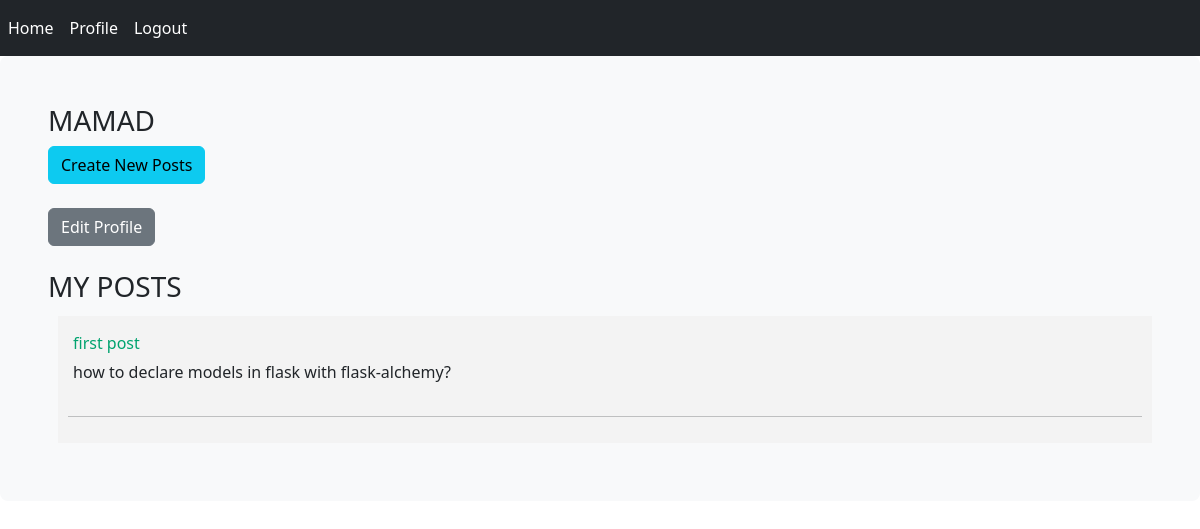
Screenshot of /profile/1 (signed in) with the database file from the repository.
### blog/models.py (models this page shows, shortened)
class User(UserMixin, db.Model):
    id = db.Column(db.Integer, primary_key=True)
    username = db.Column(db.String(30), unique=True,nullable=False)
    email = db.Column(db.String(45), unique=True, nullable=False)
    password = db.Column(db.String(30), nullable=False)
    posts = db.relationship('Post', backref='author', lazy=True)

class Post(db.Model):
    id = db.Column(db.Integer, primary_key=True)
    title = db.Column(db.String(120),nullable=False)
    date = db.Column(db.DateTime, default=datetime.now)
    content = db.Column(db.Text, nullable=False)
    user_id = db.Column(db.Integer, db.ForeignKey('user.id'), nullable=False)
    comments = db.relationship('Comment', backref='post')

### blog/routes.py (the view)
@app.route('/profile/<int:user_id>')
@login_required
def profile(user_id):
    user = User.query.get(user_id)
    return render_template('profile.html', user=user)

### blog/models.py (called while the page is built)
@login_manager.user_loader
def load_user(user_id):
    return User.query.get(int(user_id))

### blog/templates/profile.html (shortened to what this page needs)
{% extends 'base.html' %}
{% block css %}
<link rel="stylesheet" href="{{ url_for('static', filename='home.css') }}">
{% endblock %}
{% block content %}
    <h3>{{ current_user.username|upper }}</h3>
    <a href="{{ url_for('new_post') }}" class="btn btn-info">Create New Posts</a><br><br>
    <a href="{{ url_for('edit_profile') }}" class="btn btn-secondary">Edit Profile</a><br><br>
    <h3>MY POSTS</h3>
    <div class="content">
        {% for post in user.posts %}
            <div class="post">
                    <p class="title">
                        <a href="{{ url_for('post_detail', post_id=post.id) }}">
                            {{ post.title }}
                        </a>
                    </p>
                <div class="content">
                    <p>{{ post.content }}</p>
                </div>
                <hr>
            </div>
        {% endfor %}
    </div>
{% endblock %}

### blog/static/home.css (style rules this page uses)
.title { margin: 5px; }
.content { margin: 5px; width: 100%; display: flex; flex-direction: row; flex-wrap: wrap; }
.post { flex: 20%; padding: 10px; margin: 5px; background-color: #f3f3f3; inline-size: 100%; }
.title a { color: #00a36f; text-decoration: none; }

### rows the page displays
User: username "MAMAD"
Post: title "first post", content "how to declare models in flask with flask-alchemy?"
